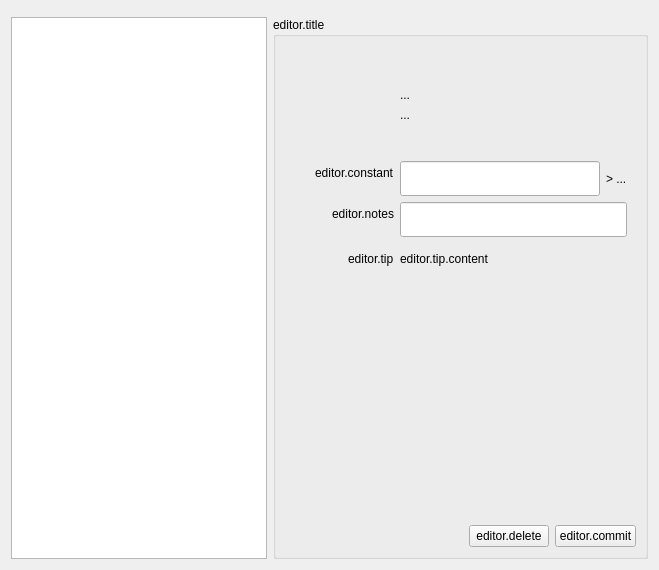
<?xml version="1.0" encoding="UTF-8"?>
<ui version="4.0">
 <class>TabDb_ChartInfoEditor</class>
 <widget class="QWidget" name="TabDb_ChartInfoEditor">
  <property name="geometry">
   <rect>
    <x>0</x>
    <y>0</y>
    <width>659</width>
    <height>570</height>
   </rect>
  </property>
  <property name="windowTitle">
   <string notr="true">TabDb_ChartInfoEditor</string>
  </property>
  <layout class="QGridLayout" name="gridLayout">
   <item row="1" column="1">
    <widget class="QGroupBox" name="groupBox">
     <property name="title">
      <string>editor.title</string>
     </property>
     <layout class="QVBoxLayout" name="verticalLayout_2">
      <item>
       <widget class="QWidget" name="widget" native="true">
        <layout class="QFormLayout" name="formLayout">
         <property name="labelAlignment">
          <set>Qt::AlignRight|Qt::AlignTrailing|Qt::AlignVCenter</set>
         </property>
         <item row="1" column="0">
          <widget class="QLabel" name="label">
           <property name="text">
            <string>editor.constant</string>
           </property>
          </widget>
         </item>
         <item row="2" column="0">
          <widget class="QLabel" name="label_2">
           <property name="text">
            <string>editor.notes</string>
           </property>
          </widget>
         </item>
         <item row="2" column="1">
          <widget class="QLineEdit" name="notesLineEdit">
           <property name="font">
            <font>
             <family>GeosansLight</family>
             <pointsize>14</pointsize>
             <bold>true</bold>
            </font>
           </property>
          </widget>
         </item>
         <item row="0" column="0">
          <widget class="QLabel" name="jacketLabel">
           <property name="minimumSize">
            <size>
             <width>100</width>
             <height>100</height>
            </size>
           </property>
           <property name="maximumSize">
            <size>
             <width>100</width>
             <height>100</height>
            </size>
           </property>
           <property name="text">
            <string notr="true"/>
           </property>
          </widget>
         </item>
         <item row="0" column="1">
          <layout class="QVBoxLayout" name="verticalLayout">
           <item>
            <spacer name="verticalSpacer">
             <property name="orientation">
              <enum>Qt::Vertical</enum>
             </property>
             <property name="sizeHint" stdset="0">
              <size>
               <width>20</width>
               <height>0</height>
              </size>
             </property>
            </spacer>
           </item>
           <item>
            <widget class="QLabel" name="titleLabel">
             <property name="text">
              <string notr="true">...</string>
             </property>
            </widget>
           </item>
           <item>
            <widget class="QLabel" name="ratingLabel">
             <property name="text">
              <string notr="true">...</string>
             </property>
            </widget>
           </item>
           <item>
            <spacer name="verticalSpacer_2">
             <property name="orientation">
              <enum>Qt::Vertical</enum>
             </property>
             <property name="sizeHint" stdset="0">
              <size>
               <width>20</width>
               <height>0</height>
              </size>
             </property>
            </spacer>
           </item>
          </layout>
         </item>
         <item row="1" column="1">
          <widget class="QWidget" name="horizontalWidget_2" native="true">
           <property name="sizePolicy">
            <sizepolicy hsizetype="Preferred" vsizetype="Maximum">
             <horstretch>0</horstretch>
             <verstretch>0</verstretch>
            </sizepolicy>
           </property>
           <layout class="QHBoxLayout" name="horizontalLayout_2">
            <property name="leftMargin">
             <number>0</number>
            </property>
            <property name="topMargin">
             <number>0</number>
            </property>
            <property name="rightMargin">
             <number>0</number>
            </property>
            <property name="bottomMargin">
             <number>0</number>
            </property>
            <item>
             <widget class="QLineEdit" name="constantLineEdit">
              <property name="font">
               <font>
                <family>GeosansLight</family>
                <pointsize>14</pointsize>
                <bold>true</bold>
               </font>
              </property>
             </widget>
            </item>
            <item>
             <widget class="QLabel" name="constantPreviewLabel">
              <property name="text">
               <string notr="true">&gt; ...</string>
              </property>
             </widget>
            </item>
           </layout>
          </widget>
         </item>
         <item row="3" column="0">
          <widget class="QLabel" name="label_3">
           <property name="sizePolicy">
            <sizepolicy hsizetype="Preferred" vsizetype="MinimumExpanding">
             <horstretch>0</horstretch>
             <verstretch>0</verstretch>
            </sizepolicy>
           </property>
           <property name="text">
            <string>editor.tip</string>
           </property>
          </widget>
         </item>
         <item row="3" column="1">
          <widget class="QLabel" name="label_4">
           <property name="text">
            <string>editor.tip.content</string>
           </property>
          </widget>
         </item>
        </layout>
       </widget>
      </item>
      <item>
       <spacer name="verticalSpacer_3">
        <property name="orientation">
         <enum>Qt::Vertical</enum>
        </property>
        <property name="sizeHint" stdset="0">
         <size>
          <width>20</width>
          <height>40</height>
         </size>
        </property>
       </spacer>
      </item>
      <item>
       <layout class="QHBoxLayout" name="horizontalLayout">
        <item>
         <spacer name="horizontalSpacer">
          <property name="orientation">
           <enum>Qt::Horizontal</enum>
          </property>
          <property name="sizeHint" stdset="0">
           <size>
            <width>40</width>
            <height>20</height>
           </size>
          </property>
         </spacer>
        </item>
        <item>
         <widget class="QPushButton" name="deleteButton">
          <property name="text">
           <string>editor.delete</string>
          </property>
         </widget>
        </item>
        <item>
         <widget class="QPushButton" name="commitButton">
          <property name="text">
           <string>editor.commit</string>
          </property>
         </widget>
        </item>
       </layout>
      </item>
     </layout>
    </widget>
   </item>
   <item row="0" column="0" colspan="2">
    <widget class="ChartSelector" name="chartSelector" native="true"/>
   </item>
   <item row="1" column="0">
    <widget class="QListView" name="listView">
     <property name="sizePolicy">
      <sizepolicy hsizetype="Preferred" vsizetype="Expanding">
       <horstretch>0</horstretch>
       <verstretch>0</verstretch>
      </sizepolicy>
     </property>
     <property name="editTriggers">
      <set>QAbstractItemView::NoEditTriggers</set>
     </property>
     <property name="verticalScrollMode">
      <enum>QAbstractItemView::ScrollPerPixel</enum>
     </property>
     <property name="horizontalScrollMode">
      <enum>QAbstractItemView::ScrollPerPixel</enum>
     </property>
    </widget>
   </item>
  </layout>
 </widget>
 <customwidgets>
  <customwidget>
   <class>ChartSelector</class>
   <extends>QWidget</extends>
   <header>ui.implements.components.chartSelector</header>
   <container>1</container>
  </customwidget>
 </customwidgets>
 <resources/>
 <connections/>
</ui>
